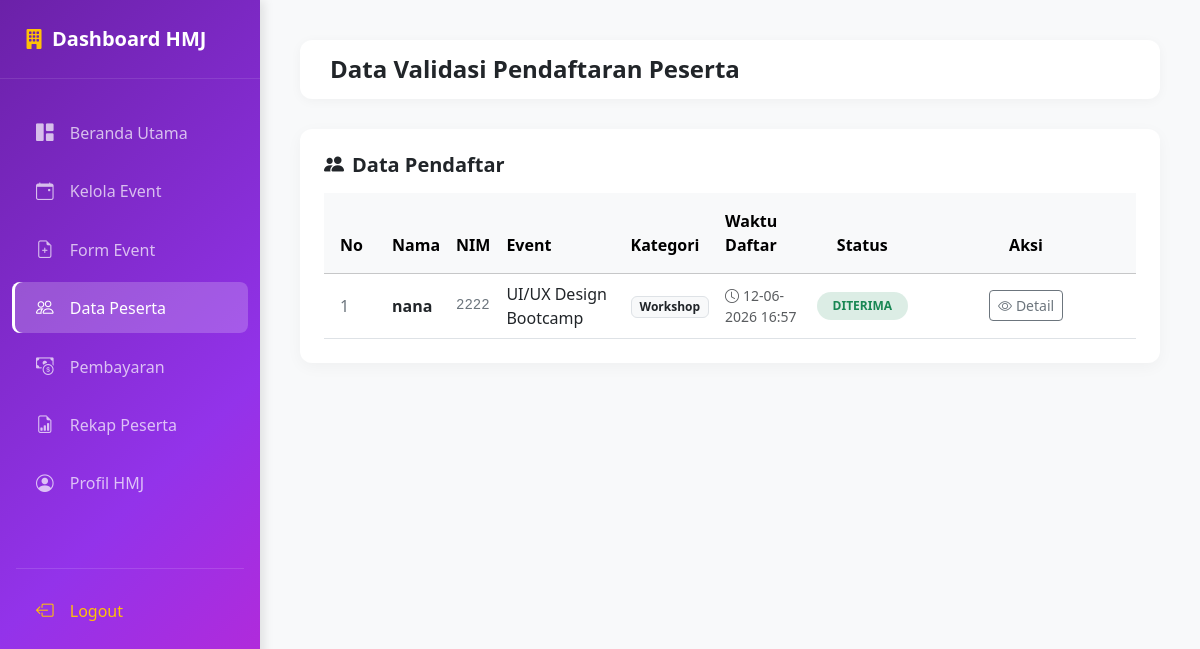
The app's page /hmj/peserta/index.php (signed in) with its own data.
### tables this page shows
CREATE TABLE `pendaftaran` (
  `id_pendaftaran` int(11) NOT NULL,
  `id_event` int(11) NOT NULL,
  `nim` varchar(20) NOT NULL,
  `tanggal_daftar` timestamp NOT NULL DEFAULT current_timestamp(),
  `status` enum('Menunggu','Diterima','Ditolak') DEFAULT 'Menunggu'
);

CREATE TABLE `users` (
  `id_user` int(11) NOT NULL,
  `nama` varchar(100) NOT NULL,
  `email` varchar(100) NOT NULL,
  `password` varchar(255) DEFAULT NULL,
  `foto` varchar(255) DEFAULT NULL,
  `role` enum('SEMA','HMJ','MAHASISWA') NOT NULL,
  `id_prodi` int(11) DEFAULT NULL
);

CREATE TABLE `mahasiswa` (
  `nim` varchar(20) NOT NULL,
  `id_user` int(11) NOT NULL,
  `angkatan` year(4) DEFAULT NULL,
  `kelas` varchar(10) DEFAULT NULL,
  `no_hp` varchar(20) DEFAULT NULL
);

CREATE TABLE `event` (
  `id_event` int(11) NOT NULL,
  `id_hmj` int(11) NOT NULL,
  `id_prodi` int(11) DEFAULT NULL,
  `nama_event` varchar(200) NOT NULL,
  `kategori` enum('Lomba','Seminar','Open Recruitment','Workshop','Lainnya') DEFAULT 'Lainnya',
  `deskripsi` text DEFAULT NULL,
  `lokasi` varchar(200) DEFAULT NULL,
  `tanggal_event` date NOT NULL,
  `kuota` int(11) NOT NULL,
  `biaya` decimal(10,2) DEFAULT 0.00,
  `poster` varchar(255) DEFAULT NULL,
  `link_grup` varchar(255) DEFAULT NULL,
  `informasi_peserta` text DEFAULT NULL,
  `status` enum('Process','Disetujui','Ditolak') DEFAULT 'Process'
);

### hmj/peserta/index.php (the view, shortened to what this page needs)
<?php
include "../../config/koneksi.php";
$id_hmj = $_SESSION['id_user'];
$query = mysqli_query($conn, "
    SELECT
        pendaftaran.id_pendaftaran,
        pendaftaran.status,
        pendaftaran.tanggal_daftar,
        users.nama,
        mahasiswa.nim,
        event.nama_event,
        event.kategori
    FROM pendaftaran
    JOIN mahasiswa
    ON pendaftaran.nim = mahasiswa.nim
    JOIN users
    ON mahasiswa.id_user = users.id_user
    JOIN event
    ON pendaftaran.id_event = event.id_event
    WHERE event.id_hmj = '$id_hmj'
    ORDER BY pendaftaran.tanggal_daftar DESC
");
?>
<!DOCTYPE html>
<html lang="id">
<head>
    <link href="https://cdn.jsdelivr.net/npm/bootstrap@5.3.2/dist/css/bootstrap.min.css" rel="stylesheet">
    <link rel="stylesheet" href="https://cdn.jsdelivr.net/npm/bootstrap-icons@1.11.2/font/bootstrap-icons.min.css">
</head>
<body>
    <?php include "../sidebar.php"; ?>
            <?php include "../sidebar.php"; ?>
    <div class="main-content">
        <div class="top-navbar d-flex justify-content-between align-items-center">
            <div class="d-flex align-items-center">
                <h4 class="mb-0 fw-bold text-dark">Data Validasi Pendaftaran Peserta</h4>
            </div>
        </div>
        <div class="card card-custom p-4">
            <div class="d-flex justify-content-between align-items-center mb-3">
                <h5 class="fw-bold text-dark mb-0">
                    <i class="bi bi-people-fill me-2 text-purple"></i>Data Pendaftar
                </h5>
            </div>
            <div class="table-responsive">
                <table class="table table-hover align-middle mb-0">
                    <thead class="table-light">
                        <tr>
                            <th class="py-3 px-3" style="width: 60px;">No</th>
                            <th class="py-3">Nama</th>
                            <th class="py-3">NIM</th>
                            <th class="py-3">Event</th>
                            <th class="py-3">Kategori</th>
                            <th class="py-3">Waktu Daftar</th>
                            <th class="py-3 text-center">Status</th>
                            <th class="py-3 text-center" style="width: 220px;">Aksi</th>
                        </tr>
                    </thead>
                    <tbody>
                        <?php $no = 1; while ($data = mysqli_fetch_assoc($query)) {
                            $status_clean = htmlspecialchars($data['status']);
                            $badge_class = 'badge-menunggu';
                            if ($status_clean == 'Diterima') { $badge_class = 'badge-diterima'; }
                            elseif ($status_clean == 'Ditolak') { $badge_class = 'badge-ditolak'; }
                        ?>
                        <tr>
                            <td class="px-3 text-secondary fw-medium"><?= $no++; ?></td>
                            <td class="fw-semibold text-dark"><?= htmlspecialchars($data['nama']); ?></td>
                            <td class="font-monospace small text-secondary"><?= htmlspecialchars($data['nim']); ?></td>
                            <td class="text-dark fw-medium"><?= htmlspecialchars($data['nama_event']); ?></td>
                            <td><span class="badge bg-light text-dark border px-2 py-1.5"><?= htmlspecialchars($data['kategori'] ?? '-'); ?></span></td>
                            <td class="text-muted small">
                                <i class="bi bi-clock me-1"></i><?= date('d-m-Y H:i', strtotime($data['tanggal_daftar'])); ?>
                            </td>
                            <td class="text-center">
                                <span class="badge <?= $badge_class; ?> px-3 py-2 rounded-pill text-uppercase" style="font-size: 0.75rem; font-weight: 700;">
                                    <?= $status_clean; ?>
                                </span>
                            </td>
                            <td class="text-center">
                                <div class="d-inline-flex gap-1">
                                    <a href="detail.php?id=<?= $data['id_pendaftaran']; ?>" class="btn btn-sm btn-outline-secondary d-flex align-items-center gap-1">
                                        <i class="bi bi-eye"></i> Detail
                                    </a>
                                </div>
                            </td>
                        </tr>
                        <?php } ?>
                    </tbody>
                </table>
            </div>
        </div>
    </div>
</body>
</html>

### hmj/peserta/index.php (style rules this page uses)
@media (min-width: 992px) { .main-content { margin-left: 260px; padding: 40px; } }

### hmj/sidebar.php (style rules this page uses)
:root { --theme-purple: #9333ea; --theme-blue: #0d6efd; --theme-pink: #c026d3; --sidebar-gradient: linear-gradient(135deg, #6b21a8 0%, #9333ea 60%, #c026d3 100%); }
* { box-sizing: border-box; }
body { background-color: #f8f9fa; font-family: 'Segoe UI', Tahoma, Geneva, Verdana, sans-serif; overflow-x: hidden; margin: 0; }
.main-content { margin-left: 260px; padding: 40px; }
.top-navbar { background: #fff; padding: 15px 30px; border-radius: 12px; box-shadow: 0 2px 12px rgba(0,0,0,0.04); margin-bottom: 30px; }
.card-custom { border: none; border-radius: 12px; box-shadow: 0 4px 16px rgba(0,0,0,0.04); background: #fff; }
.badge-diterima { background-color: rgba(25,135,84,0.15); color: #198754; }

### records on screen
pendaftaran: users.nama "nana", nim.nim "2222", id_event.nama_event "UI/UX Design Bootcamp", id_event.kategori "Workshop", tanggal_daftar "12-06-2026 16:57", status "DITERIMA"
